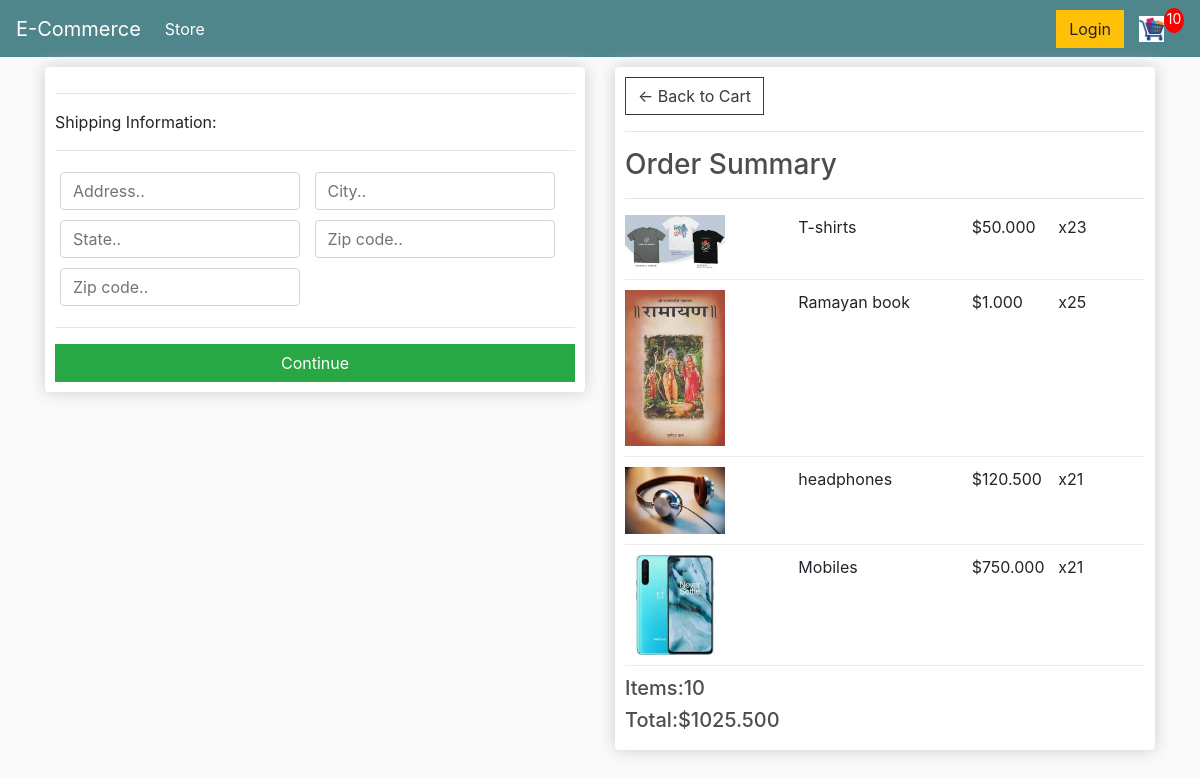
Page /website/checkout/ (signed in) on the committed database.
### store/models.py (models this page shows, shortened)
class OrderItem(models.Model):
	product = models.ForeignKey(Product, on_delete=models.SET_NULL, null=True)
	order = models.ForeignKey(Order, on_delete=models.SET_NULL, null=True)
	quantity = models.IntegerField(default=0, null=True, blank=True)
	date_added = models.DateTimeField(auto_now_add=True)
	@property
	def get_total(self):
		total=self.product.price * self.quantity
		return total

class Product(models.Model):
    name=models.CharField(max_length=200)
    price=models.DecimalField(max_digits=7,decimal_places=3)
    image=models.ImageField(null=True,blank=True)
    digital=models.BooleanField(default=False,null=True,blank=True)
    @property
    def imageURL(self):
        try:url=self.image.url
        except:url=''
        return url

class Order(models.Model):
	customer = models.ForeignKey(Customer, on_delete=models.SET_NULL, null=True, blank=True)
	date_ordered = models.DateTimeField(auto_now_add=True)
	complete = models.BooleanField(default=False)
	transaction_id = models.CharField(max_length=100, null=True)
	@property
	def shipping(self):
		shipping=False
		orderitems=self.orderitem_set.all()
		for i in orderitems:
			if(i.product.digital==False):
				shipping=True
		return shipping
	@property
	def get_cart_total(self):
		orderitems=self.orderitem_set.all()
		total=sum([item.get_total for item in orderitems])
		return total
	@property
	def get_cart_items(self):
		orderitems=self.orderitem_set.all()
		total=sum([item.quantity for item in orderitems])
		return total

### store/views.py (the view)
# urls.py: path('checkout/',views.checkout, name='checkout'),
def checkout(request):
    data=cartData(request)
    cartItems=data['cartItems']
    order=data['order']
    items=data['items']
    d={'items':items,'order':order,'cartItems':cartItems}
    return render(request,'checkout.html',d)

### store/utils.py (called while the page is built)
def cartData(request):
    if(request.user.is_authenticated):
        customer=request.user.customer
        order,created=Order.objects.get_or_create(customer=customer,complete=False)
        items=order.orderitem_set.all()
        cartItems=order.get_cart_items
    else:
        cookieData=cookieCart(request)
        cartItems=cookieData['cartItems']
        order=cookieData['order']
        items=cookieData['items']
    return {'cartItems':cartItems,'order':order,'items':items}

### templates/checkout.html (shortened to what this page needs)
{% extends 'main.html' %}
{% load static %}
{% block content %}
     <div class="row">
		<div class="col-lg-6">
			<div class="box-element" id="form-wrapper">
				<form id="form">
					<div id="shipping-info">
						<hr>
						<p>Shipping Information:</p>
						<hr>
						<div class="form-field">
							<input class="form-control" type="text" name="address" placeholder="Address..">
						</div>
						<div class="form-field">
							<input class="form-control" type="text" name="city" placeholder="City..">
						</div>
						<div class="form-field">
							<input class="form-control" type="text" name="state" placeholder="State..">
						</div>
						<div class="form-field">
							<input class="form-control" type="text" name="zipcode" placeholder="Zip code..">
						</div>
						<div class="form-field">
							<input class="form-control" type="text" name="country" placeholder="Zip code..">
						</div>
					</div>
					<hr>
					<input id="form-button" class="btn btn-success btn-block" type="submit" value="Continue">
				</form>
			</div>
			<br>
		</div>
		<div class="col-lg-6">
			<div class="box-element">
				<a  class="btn btn-outline-dark" href="{% url 'cart' %}">&#x2190; Back to Cart</a>
				<hr>
				<h3>Order Summary</h3>
				<hr>
				{% for item in items %}
				<div class="cart-row">
					<div style="flex:2"><img class="row-image" src="{{item.product.imageURL}}"></div>
					<div style="flex:2"><p>{{item.product.name}}</p></div>
					<div style="flex:1"><p>${{item.product.price}}</p></div>
					<div style="flex:1"><p>x2{{item.quantity}}</p></div>
				</div>
				{% endfor %}
				<h5>Items:{{order.get_cart_items}}</h5>
				<h5>Total:${{order.get_cart_total}}</h5>
			</div>
		</div>
	</div>
{% endblock content %}

### static/css/main.css (style rules this page uses)
body { background-color:lightblue; }
body { background-color: hsl(0, 0%, 98%); }
h1,h2,h3,h4,h5,h6 { color:hsl(0, 0%, 30%); }
.box-element { box-shadow:hsl(0, 0%, 80%) 0 0 16px; background-color: #fff; border-radius: 4px; padding: 10px; }
.col-lg-4, .col-lg-6, .col-lg-8, .col-lg-12 { margin-top: 10px; }
.btn { border-radius: 0; }
.row-image { width: 100px; }
.form-field { width:250px; display: inline-block; padding: 5px; }
.cart-row { display: flex; align-items: flex-stretch; padding-bottom: 10px; margin-bottom: 10px; border-bottom: 1px solid #ececec; }

### rows in the picture
OrderItem: product.imageURL (picture), product.name "T-shirts", product.price "50.000", quantity "3"
OrderItem: product.imageURL (picture), product.name "Ramayan book", product.price "1.000", quantity "5"
OrderItem: product.imageURL (picture), product.name "headphones", product.price "120.500", quantity "1"
OrderItem: product.imageURL (picture), product.name "Mobiles", product.price "750.000", quantity "1"
Order: get_cart_items "10", get_cart_total "1025.500"

### other values in the picture
{{ cartItems }} "10"
